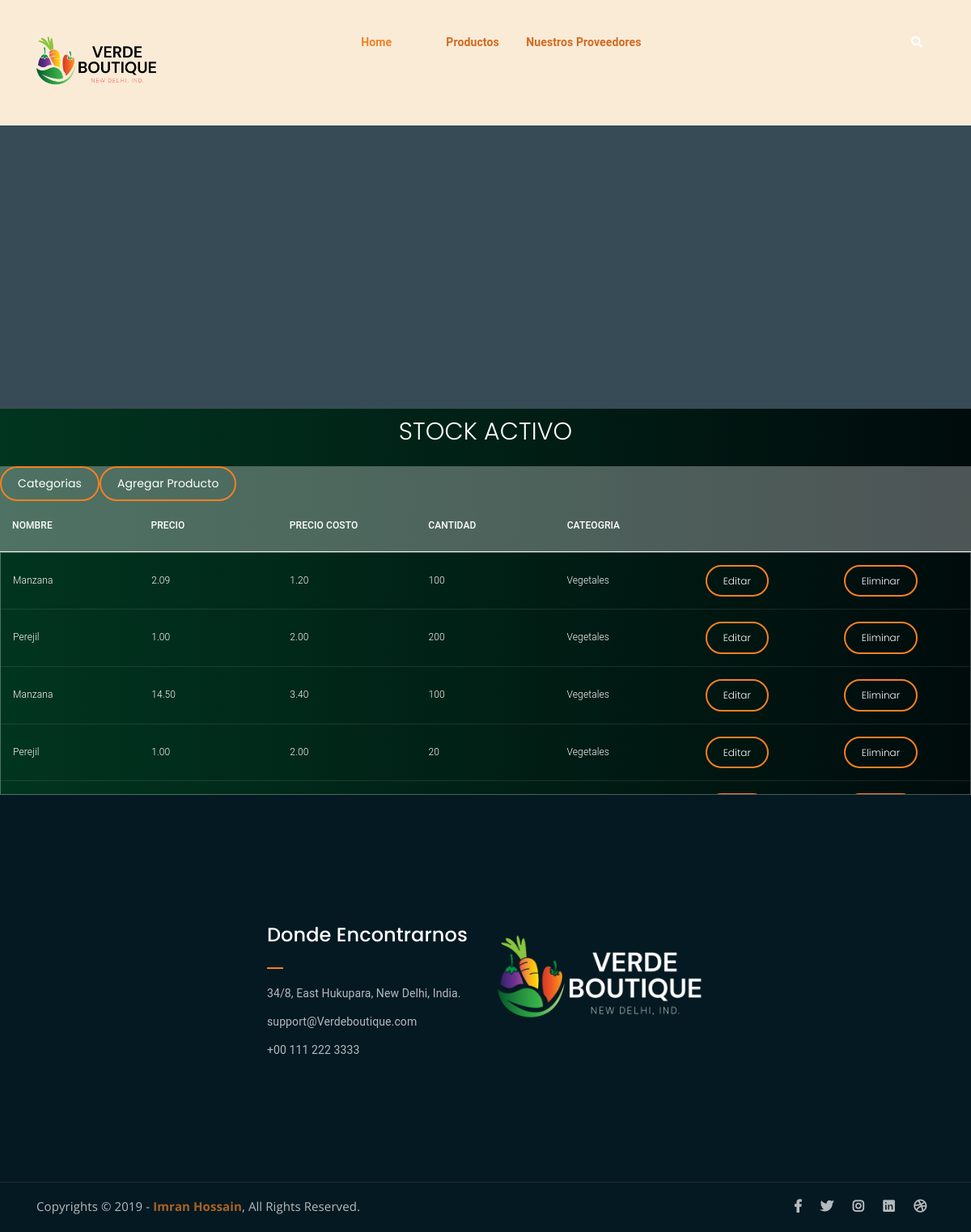
The app's page /StockActivo (signed in), older data.
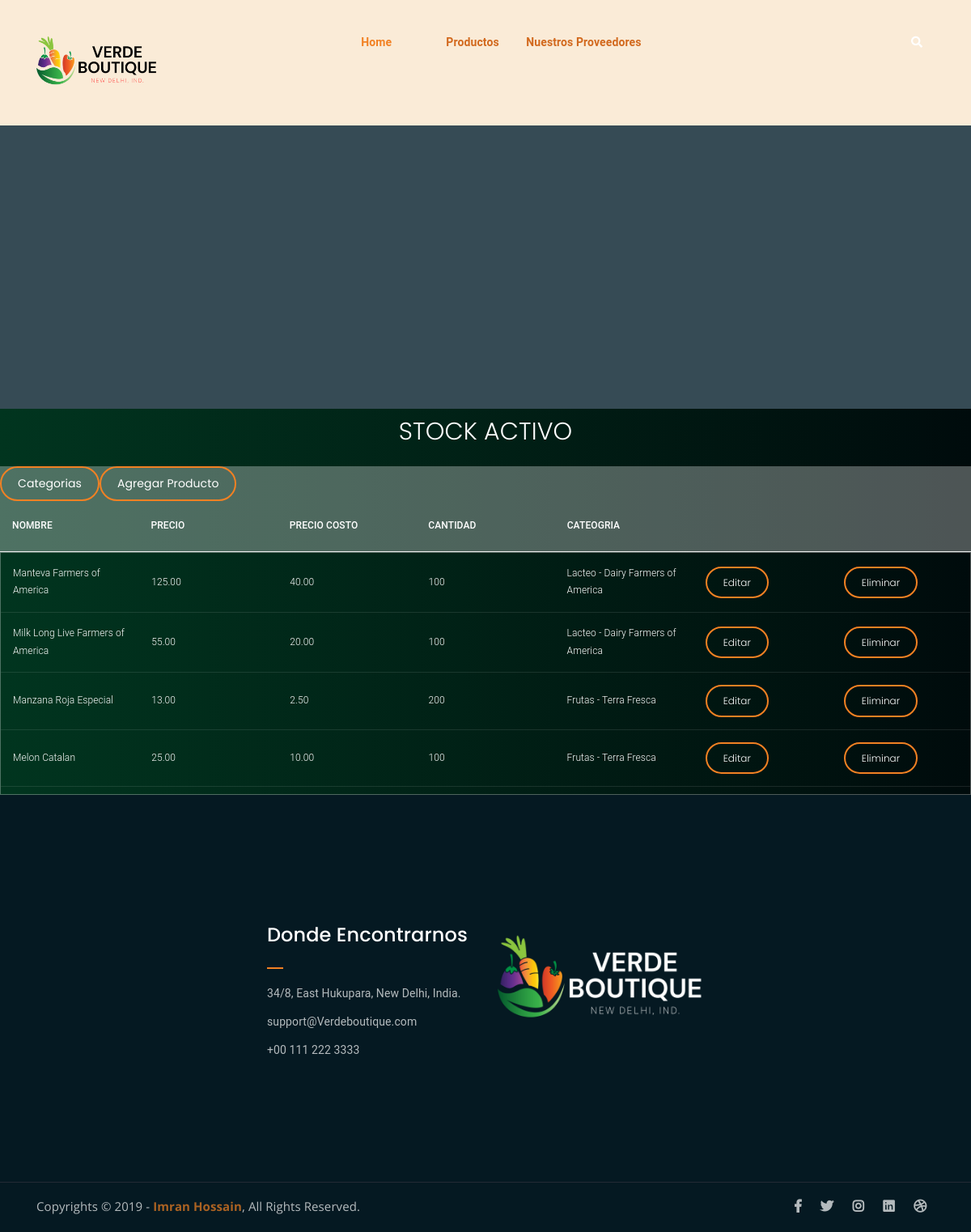
The same page, newer data.
### Tienda/models.py (models this page shows, shortened)
class Productos(models.Model):
    nombre = models.CharField(max_length=100)
    cantidad = models.IntegerField(null=True)
    precio = models.DecimalField(max_digits=10, decimal_places=2)
    precio_costo = models.DecimalField(max_digits=10, decimal_places=2, null=True)
    categoria = models.ForeignKey(Categoria, on_delete=models.CASCADE )

class Categoria(models.Model):
    nombre = models.CharField(max_length=100)
    objects = models.Manager()
    def __str__(self):
        return self.nombre

### Tienda/views.py (the view)
# urls.py: path('StockActivo', views.ver_p, name='StockA'),
@staff_member_required
def ver_p(request):
    productos = Productos.objects.all()
    dicc = {"productos": productos}
    plantilla = loader.get_template("#2StockActivo.html")
    documento = plantilla.render(dicc)
    return HttpResponse(documento)

### Tienda/template/#2StockActivo.html (shortened to what this page needs)
<!DOCTYPE html>
<html lang="en">
	{%load static%}
<head>
	<link rel="stylesheet" href="{%static 'Tienda/assets/css/all.min.css' %}">
	<link rel="stylesheet" href="{%static 'Tienda/assets/bootstrap/css/bootstrap.min.css' %}">
	<link rel="stylesheet" href="{%static 'Tienda/assets/css/owl.carousel.css' %}">
	<link rel="stylesheet" href="{%static 'Tienda/assets/css/magnific-popup.css' %}">
	<link rel="stylesheet" href="{%static 'Tienda/assets/css/animate.css' %}">
	<link rel="stylesheet" href="{%static 'Tienda/assets/css/meanmenu.min.css' %}">
	<link rel="stylesheet" href="{%static 'Tienda/assets/css/main.css' %}">
	<link rel="stylesheet" href="{%static 'Tienda/assets/css/responsive.css' %}">
</head>
<body>
		<div class="top-header-area" id="sticker" style="background-color:antiquewhite; position:relative">
			<div class="container">
				<div class="row">
					<div class="col-lg-12 col-sm-12 text-center">
						<div class="main-menu-wrap">
							<div class="site-logo" style="position:inherit;">
								<a href="">
									<img src="{% static 'Tienda/assets/img/GreenFruitLogo2.png' %}" alt="">
								</a>
							</div>
							<nav class="main-menu" style="display: flexbox; background-color:antiquewhite">
								<ul>
									<li class="current-list-item"><a href="{%url 'Home'%}">Home</a>
									</li>
									<li><a href=""></a></li>
									<li><a href="" style="color: chocolate;">Productos</a>
									</li>
									<li><a href="" style="color: chocolate;">Nuestros Proveedores</a>
									</li>
									<li><a href=""></a></li>
									<li><a href=""></a></li>
									<li>
										<div class="header-icons">
											<a class="mobile-hide search-bar-icon" href="#"><i class="fas fa-search"></i></a>
										</div>
									</li>
								</ul>
							</nav>
						</div>
					</div>
				</div>
			</div>
		</div>
	<div class="breadcrumb-section breadcrumb-bg">
	</div>
	<h1>Stock Activo</h1>
	<div class="tbl-header">
	  <table cellpadding="0" cellspacing="0" border="0">
		<thead>
		  <tr>
			<a href="{%url 'Cats'%}" class="bordered-btn">Categorias</a>
			<a href="{%url 'Agregar'%}" class="bordered-btn">Agregar Producto</a>
		  </tr>
		  <tr>
			<th>Nombre</th>
			<th>Precio</th>
			<th>precio Costo</th>
			<th>Cantidad</th>
			<th>Cateogria</th>
			<th></th>
			<th></th>
		  </tr>
		</thead>
	  </table>
	</div>
	<div class="tbl-content">
	  <table cellpadding="0" cellspacing="0" border="0">
		<tbody>
	{% for n in productos %}
		  <tr>
			<td class="product-name">{{n.nombre}}</td>
			<td class="product-name">{{n.precio}}</td>
			<td class="product-name">{{n.precio_costo}}</td>
			<td class="product-name">{{n.cantidad}}</td>
			<td class="product-name">{{n.categoria}}</td>
			<td><a href="{%url 'EdtPro' n.id %}" class="bordered-btn">Editar</a></td>
			<td><a href="{%url 'DelProd' n.id %}" class="bordered-btn">Eliminar</a></td>
		  </tr>
	{% endfor %}
		</tbody>
	  </table>
	</div>
	<div class="footer-area">
		<div class="container">
			<div class="row">
				<div class="col-lg-3 col-md-6">
				</div>
				<div class="col-lg-3 col-md-6">
					<div class="footer-box get-in-touch">
						<h2 class="widget-title">Donde Encontrarnos</h2>
						<ul>
							<li>34/8, East Hukupara, New Delhi, India.</li>
							<li>support@Verdeboutique.com</li>
							<li>+00 111 222 3333</li>
						</ul>
					</div>
				</div>
				<div class="col-lg-3 col-md-6">
					<div class="footer-box pages">
					<img src="{%static 'Tienda/assets/img/GreenFruitLogo4.png' %}">
					</div>
				</div>
				<div class="col-lg-3 col-md-6">
				</div>
			</div>
		</div>
	</div>
	<div class="copyright">
		<div class="container">
			<div class="row">
				<div class="col-lg-6 col-md-12">
					<p>Copyrights &copy; 2019 - <a href="https://imransdesign.com/">Imran Hossain</a>,  All Rights Reserved.</p>
				</div>
				<div class="col-lg-6 text-right col-md-12">
					<div class="social-icons">
						<ul>
							<li><a href="#" target="_blank"><i class="fab fa-facebook-f"></i></a></li>
							<li><a href="#" target="_blank"><i class="fab fa-twitter"></i></a></li>
							<li><a href="#" target="_blank"><i class="fab fa-instagram"></i></a></li>
							<li><a href="#" target="_blank"><i class="fab fa-linkedin"></i></a></li>
							<li><a href="#" target="_blank"><i class="fab fa-dribbble"></i></a></li>
						</ul>
					</div>
				</div>
			</div>
		</div>
	</div>
</body>
</html>

### Tienda/static/Tienda/assets/css/main.css (style rules this page uses)
html { font-size: 14px; font-weight: 400; line-height: 28px; height: 100%; }
body { font-family: "Open Sans", sans-serif; font-weight: 400; font-size: 1rem; letter-spacing: 0.1px; line-height: 1.8; color: #051922; overflow-x: hidden; }
body img { max-width: 100%; }
a { cursor: pointer; text-decoration: none; -webkit-transition: all 0.2s ease-in-out; -o-transition: all 0.2s ease-in-out; transition: all 0.2s ease-in-out; }
h1, .h1, h2, .h2, h3, .h3, h4, .h4, h5, .h5, h6, .h6 { font-family: "Poppins", sans-serif; font-weight: 700; margin: 0 0 1.25rem 0; color: #051922; }
h1, .h1 { font-size: 4rem; font-weight: 700; line-height: 4rem; }
h2, .h2 { font-size: 3rem; font-weight: 700; line-height: 3.25rem; }
p { font-family: "Open Sans", sans-serif; font-weight: 400; font-size: 1rem; letter-spacing: 0.1px; line-height: 1.8; color: #051922; margin: 0 0 1.25rem 0; }
p:last-child { margin: 0; }
a.bordered-btn { font-family: 'Poppins', sans-serif; display: inline-block; color: #fff; border: 2px solid #F28123; padding: 7px 20px; }
a.boxed-btn, a.bordered-btn, a.cart-btn { border-radius: 50px; }
.breadcrumb-bg { background-image: url(../img/breadcrumb-bg.jpg); }
.breadcrumb-section { padding: 150px 0; background-size: cover; background-position: center center; position: relative; z-index: 1; background-attachment: fixed; padding-top: 200px; }
.breadcrumb-section:after { position: absolute; left: 0; top: 0; width: 100%; height: 100%; content: ""; background-color: #07212e; z-index: -1; opacity: 0.8; }
.top-header-area { position: absolute; z-index: 999; width: 100%; padding: 25px 0; }
nav.main-menu ul { margin: 0; padding: 0; list-style: none; }
nav.main-menu ul li { display: inline-block; }
nav.main-menu ul li a { color: #fff; font-weight: 700; display: block; padding: 15px; }
nav.main-menu ul > li { position: relative; }
nav.main-menu ul li:last-child a { display: inline-block; }
nav.main-menu > ul li:last-child { float: right; }
.site-logo { float: left; max-width: 150px; }
.main-menu-wrap { position: relative; }
.header-icons a { color: #fff; display: inline-block; padding: 10px; }
.site-logo { padding: 6px 0; }
nav.main-menu ul li.current-list-item > a { color: #F28123; }
nav.main-menu li a { -webkit-transition: 0.3s; -o-transition: 0.3s; transition: 0.3s; }
.top-header-area .header-icons a { -webkit-transition: 0.3s; -o-transition: 0.3s; transition: 0.3s; }
.top-header-area { -webkit-transition: 0.3s; -o-transition: 0.3s; transition: 0.3s; }
.footer-area { background-color: #051922; color: #fff; padding: 150px 0; }
h2.widget-title { font-size: 24px; font-weight: 500; position: relative; padding-bottom: 20px; color: #fff; }
h2.widget-title:after { position: absolute; left: 0; bottom: 0; width: 20px; height: 2px; background-color: #F28123; content: ""; }
.footer-box ul { margin: 0; padding: 0; list-style: none; }
.footer-box ul li { opacity: 0.7; margin-bottom: 10px; line-height: 1.8; }
.footer-box ul li:last-child { margin-bottom: 0; }
.copyright { background-color: #051922; border-top: 1px solid #232a35; }
.copyright p { margin: 0; color: #fff; opacity: 0.7; padding: 16px 0; font-size: 15px; }
.copyright a { color: #F28123; font-weight: 700; }
.social-icons ul { margin: 0; padding: 0; list-style: none; }
.social-icons ul li { display: inline-block; }
.social-icons ul li a { font-size: 16px; color: #fff; opacity: 0.7; padding: 16px 10px; display: block; }
a.bordered-btn { -webkit-transition: 0.3s; -o-transition: 0.3s; transition: 0.3s; }
.social-icons ul li a { -webkit-transition: 0.3s; -o-transition: 0.3s; transition: 0.3s; }
html, body { height: 100%; }
thead { border-bottom: 1px solid #eee; }

### Tienda/template/#2StockActivo.html (style rules this page uses)
h1 { font-size: 30px; color: #fff; text-transform: uppercase; font-weight: 300; text-align: center; margin-bottom: 15px; }
table { width:100%; table-layout: fixed; }
.tbl-header { background-color: rgba(255,255,255,0.3); }
.tbl-content { height:300px; overflow-x:auto; margin-top: 0px; border: 1px solid rgba(255,255,255,0.3); }
th { padding: 20px 15px; text-align: left; font-weight: 500; font-size: 12px; color: #fff; text-transform: uppercase; }
td { padding: 15px; text-align: left; vertical-align:middle; font-weight: 300; font-size: 12px; color: #fff; border-bottom: solid 1px rgba(255,255,255,0.1); }
body { background: -webkit-linear-gradient(left, #000000, #010e0f); background: linear-gradient(to right, #01351f, #000b0c); font-family: 'Roboto', sans-serif; }

Row changes from the older to the newer data that the page shows:
removed Productos: nombre "Manzana", precio "2.09", precio_costo "1.20", cantidad "100", categoria "Vegetales"
removed Productos: nombre "Perejil", precio "1.00", precio_costo "2.00", cantidad "200", categoria "Vegetales"
removed Productos: nombre "Manzana", precio "14.50", precio_costo "3.40", cantidad "100", categoria "Vegetales"
removed Productos: nombre "Perejil", precio "1.00", precio_costo "2.00", cantidad "20", categoria "Vegetales"
added Productos: nombre "Manteva Farmers of America", precio "125.00", precio_costo "40.00", cantidad "100", categoria "Lacteo - Dairy Farmers of America"
added Productos: nombre "Milk Long Live Farmers of America", precio "55.00", precio_costo "20.00", cantidad "100", categoria "Lacteo - Dairy Farmers of America"
added Productos: nombre "Manzana Roja Especial", precio "13.00", precio_costo "2.50", cantidad "200", categoria "Frutas - Terra Fresca"
added Productos: nombre "Melon Catalan", precio "25.00", precio_costo "10.00", cantidad "100", categoria "Frutas - Terra Fresca"
